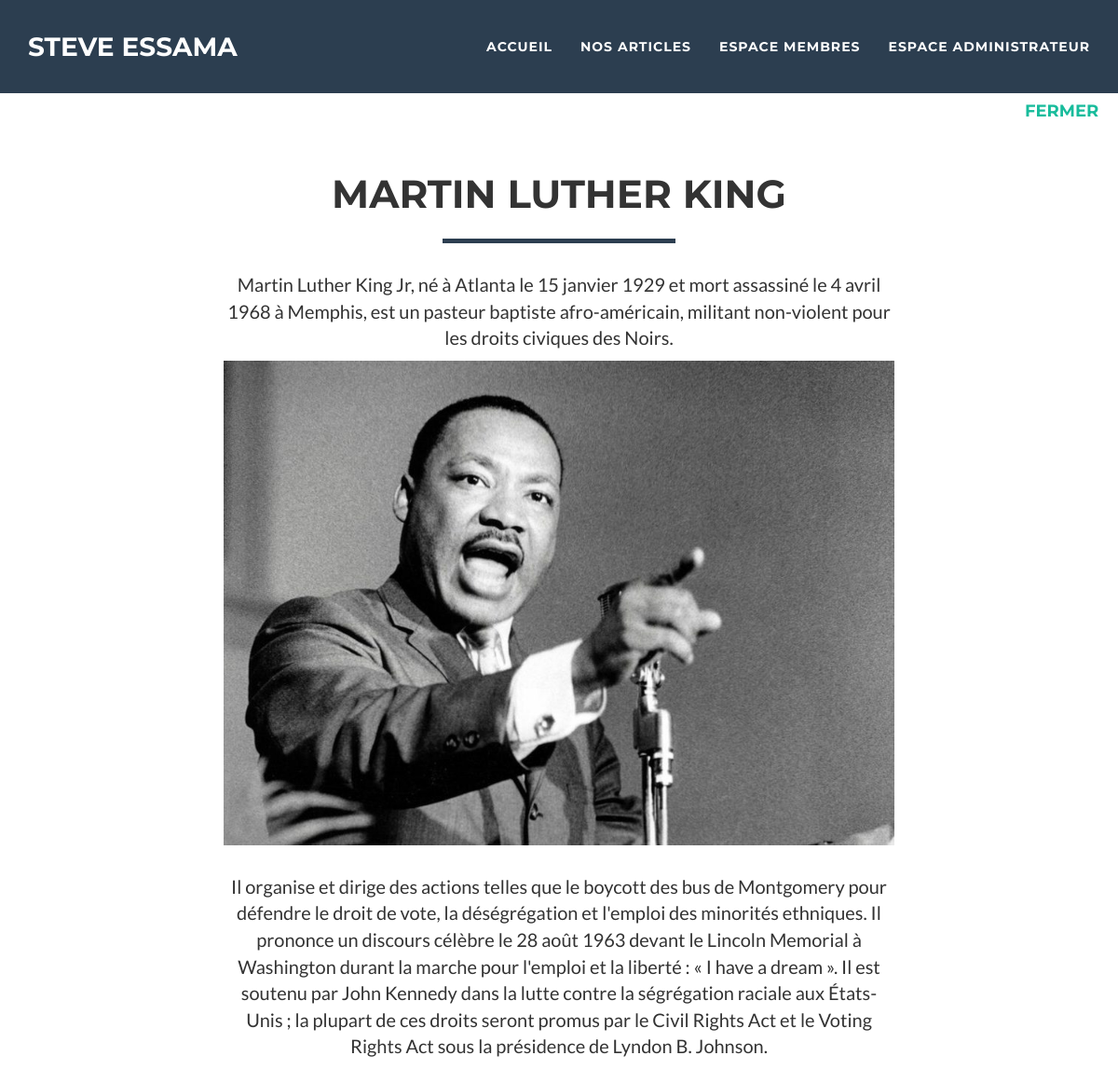
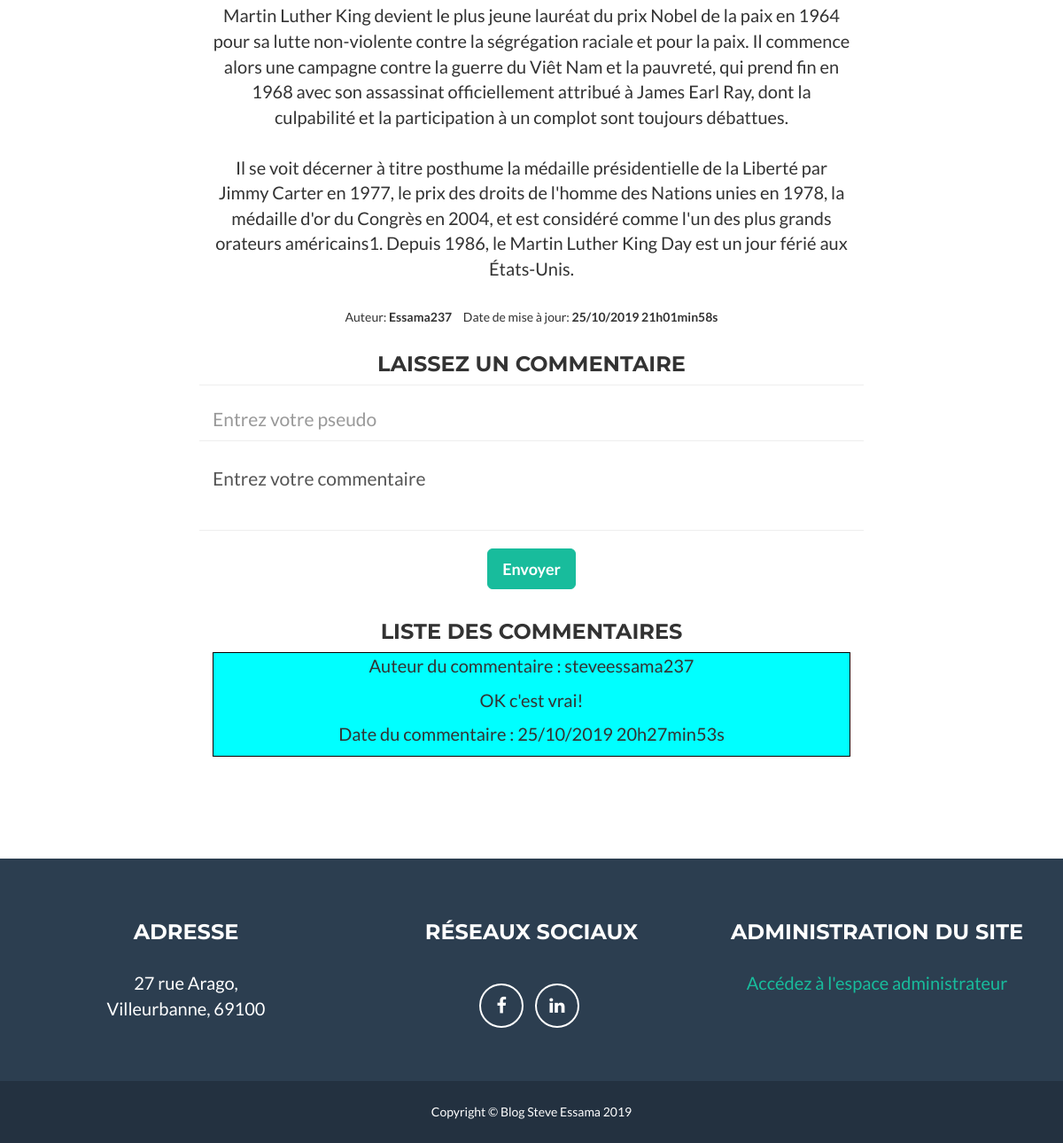
The page /index.php?action=post&id=1&titre=Martin Luther King on the database its author committed (2 pictures, top to bottom).
### tables this page shows
CREATE TABLE IF NOT EXISTS `articles` (
  `idPost` int(11) NOT NULL AUTO_INCREMENT,
  `titreArticle` char(50) NOT NULL,
  `pseudoAuteur` char(30) NOT NULL,
  `descriptifArticle` char(200) NOT NULL,
  `contenu` text NOT NULL,
  `dateModification` datetime NOT NULL DEFAULT CURRENT_TIMESTAMP,
  `imageArticle` char(50) NOT NULL,
  `nomImage` varchar(255) NOT NULL,
  PRIMARY KEY (`idPost`)
);

CREATE TABLE IF NOT EXISTS `commentaires` (
  `idCommentaire` int(11) NOT NULL AUTO_INCREMENT,
  `idPost` int(11) NOT NULL,
  `pseudoAuteur` char(50) NOT NULL,
  `contenuCommentaire` text NOT NULL,
  `dateCreation` datetime NOT NULL DEFAULT CURRENT_TIMESTAMP,
  `validation` int(10) DEFAULT NULL,
  PRIMARY KEY (`idCommentaire`),
  KEY `id_article` (`idPost`)
);

### controller/frontend.php (called while the page is built, shortened)
<?php
require_once ABSOLUTE_PATH."/model/NewsManager.php";
require_once ABSOLUTE_PATH."/model/news.php";
require_once ABSOLUTE_PATH."/model/CommentManager.php";
require_once ABSOLUTE_PATH."/model/comments.php";
function post()
{
    $post = new NewsManager();
    $news = $post->getPostById($_GET['id']);
    $commentManager = new CommentManager();
    $listComments = $commentManager->getListCommentById($_GET['id']);
    require ABSOLUTE_PATH.'/view/view_post.php';
}

### model/NewsManager.php (called while the page is built, shortened)
<?php
class NewsManager extends Manager
{
    public function getPostById($postId)
    {
        $db  = $this->dbconnect();
        $query = $db->prepare('SELECT titreArticle, pseudoAuteur, contenu, DATE_FORMAT(dateModification, "%d/%m/%Y %Hh%imin%ss") AS                                     dateModification, idPost, descriptifArticle, imageArticle FROM articles WHERE idPost = ?');
        $query->execute(array($postId));
        $resultDb = $query->fetch(PDO::FETCH_ASSOC);
        $post = new News();
        $post->hydrate($resultDb);
        return $post;
    }
}

### model/news.php (called while the page is built, shortened)
<?php
class News
{
    private $_idPost;
    private $_titreArticle;
    private $_pseudoAuteur;
    private $_descriptifArticle;
    private $_contenu;
    private $_dateModification;
    private $_imageArticle;
    public function hydrate(array $donnees)
    {
        foreach ($donnees as $key => $value) {
            $method = 'set' . ucfirst($key);
        }
    }
    public function getIdPost()
    {
        return $this->_idPost;
    }
    public function getTitreArticle()
    {
        return $this->_titreArticle;
    }
    public function getPseudoAuteur()
    {
        return $this->_pseudoAuteur;
    }
    public function getDescriptifArticle()
    {
        return $this->_descriptifArticle;
    }
    public function getContenu()
    {
        return $this->_contenu;
    }
    public function getDateModification()
    {
        return $this->_dateModification;
    }
    public function getImageArticle()
    {
        return $this->_imageArticle;
    }
    public function setIdPost($idPost)
    {
        $idPost = (int) $idPost;
        if ($idPost > 0) {
            $this->_idPost = $idPost;
        }
    }
    public function setTitreArticle($titreArticle)
    {
        if (is_string($titreArticle)) {
            $this->_titreArticle = $titreArticle;
        }
    }
    public function setPseudoAuteur($pseudoAuteur)
    {
        if (is_string($pseudoAuteur)) {
            $this->_pseudoAuteur = $pseudoAuteur;
        }
    }
    public function setDescriptifArticle($descriptifArticle)
    {
        if (is_string($descriptifArticle)) {
            $this->_descriptifArticle = $descriptifArticle;
        }
    }
    public function setContenu($contenu)
    {
        if (is_string($contenu)) {
            $this->_contenu = $contenu;
        }
    }
    public function setDateModification($dateModification)
    {
        $this->_dateModification = $dateModification;
    }
    public function setImageArticle($imageArticle)
    {
        $this->_imageArticle = $imageArticle;
    }
}

### model/CommentManager.php (called while the page is built, shortened)
<?php
class CommentManager extends Manager
{
    public function getListCommentById($idPost)
    {
        $db  = $this->dbconnect();
        $query = $db->prepare('SELECT idCommentaire, idPost, pseudoAuteur, contenuCommentaire, DATE_FORMAT(dateCreation, "%d/%m/%Y %Hh%imin%ss") AS                     dateCreation, validation FROM commentaires WHERE idPost = ? AND validation = 1  ');
        $query->execute(array($idPost));
        $comments = $query->fetchAll(PDO::FETCH_ASSOC);
        $listComments = array();
        foreach ($comments as $donnees)
        {
            $comments = new Comments();
            $comments->hydrate($donnees);
            $listComments[] = $comments;
        }
        return $listComments;
    }
}

### model/comments.php (called while the page is built, shortened)
<?php
class Comments
{
    private $_pseudoAuteur;
    private $_contenuCommentaire;
    private $_dateCreation;
    public function hydrate(array $donnees)
    {
        foreach ($donnees as $key => $value) {
            $method = 'set' . ucfirst($key);
        }
    }
    public function getPseudoAuteur()
    {
        return $this->_pseudoAuteur;
    }
    public function getContenuCommentaire()
    {
        return $this->_contenuCommentaire;
    }
    public function getDateCreation()
    {
        return $this->_dateCreation;
    }
    public function setIdCommentaire($idCommentaire)
    {
        $idCommentaire = (int) $idCommentaire;
    }
    public function setIdPost($idPost)
    {
        $idPost = (int) $idPost;
    }
    public function setPseudoAuteur($pseudoAuteur)
    {
        if (is_string($pseudoAuteur)) {
            $this->_pseudoAuteur = $pseudoAuteur;
        }
    }
    public function setContenuCommentaire($contenuCommentaire)
    {
        if (is_string($contenuCommentaire)) {
            $this->_contenuCommentaire = $contenuCommentaire;
        }
    }
    public function setDateCreation($dateCreation)
    {
        $this->_dateCreation = $dateCreation;
    }
    public function setValidation($validation)
    {
        $validation = (int) $validation;
    }
}

### view/view_post.php (the view, shortened to what this page needs)
<nav id="mainNav" class="navbar navbar-default navbar-fixed-top navbar-custom">
    <div class="container">
        <div class="navbar-header page-scroll">
            <a class="navbar-brand" href="#page-top">Steve Essama</a>
        </div>
        <div class="collapse navbar-collapse" id="bs-example-navbar-collapse-1">
            <?php if (!array_key_exists('success_connect', $_SESSION)): ?>
            <ul class="nav navbar-nav navbar-right">
                <li><a href="index.php">Accueil</a></li>
                <li class="page-scroll"><a href="index.php?action=listposts"> Nos articles </a></li>
                <li class="page_scroll"><a href="index.php?action=connection"> Espace membres </a></li>
                <li class="page_scroll"><a href="index.php?action=connect_admin"> Espace administrateur </a></li>
            </ul>
            <?php endif; ?>
        </div>
    </div>
</nav>
<div class="portfolio-modal" tabindex="-1">
    <div class="modal-content">
        <div class="close-modal">
            <a href="index.php?action=listposts">
                <h4>Fermer</h4>
            </a>
        </div>
        <div class="container">
            <div class="row">
                <div class="col-lg-8 col-lg-offset-2">
                    <div class="modal-body">
                        <h2><?= htmlspecialchars($news->getTitreArticle())?></h2>
                        <hr class="star-primary">
                        <p><?= htmlspecialchars($news->getDescriptifArticle())?></p>
                        <img src="<?= htmlspecialchars($news->getImageArticle())?>" class="img-responsive img-centered" alt="image_article">
                        <p><?= nl2br(htmlspecialchars($news->getContenu()))?></p>
                        <ul class="list-inline item-details">
                            <li>Auteur:
                                <strong><?= htmlspecialchars($news->getPseudoAuteur())?></strong>
                            </li>
                            <li>Date de mise à jour:
                                <strong><?= htmlspecialchars($news->getDateModification())?></strong>
                            </li>
                        </ul>
                        <h3>Laissez un commentaire </h3>
                        <form action="index.php?action=post&amp;id=<?= $news->getIdPost()?>" id="comment" method="post">
                            <div class="row control-group">
                                <div class="form-group col-xs-12 floating-label-form-group controls">
                                    <input required placeholder="Entrez votre pseudo" type="text" name="pseudo" class="form-control">
                                </div>
                            </div>
                            <div class="row control-group">
                                <div class="form-group col-xs-12 floating-label-form-group controls">
                                    <textarea name="user_comment" class="form-control">Entrez votre commentaire</textarea>
                                </div>
                            </div>
                            <br>
                            <div class="row">
                                <div class="form-group col-xs-12">
                                    <button type="submit" class="btn btn-success btn-lg" name="submit_comment">Envoyer</button>
                                </div>
                            </div>
                        </form>
                        <h3>Liste des commentaires</h3>
                        <?php
                        foreach($listComments as $comments)
                        {
                        ?>
                            <div style="border: 0.3px solid black;background-color:cyan;">
                            <p>Auteur du commentaire : <?= htmlspecialchars($comments->getPseudoAuteur())?></p>
                            <p><?= htmlspecialchars($comments->getContenuCommentaire())?></p>
                            <p>Date du commentaire : <?= htmlspecialchars($comments->getDateCreation())?></p>
                            </div>
                        <?php
                        }
                        ?>
                    </div>
                </div>
            </div>
        </div>
    </div>
</div>
<footer class="text-center">
    <div class="footer-above">
        <div class="container">
            <div class="row">
                <div class="footer-col col-md-4">
                    <h3>Adresse</h3>
                    <p>
                        27 rue Arago, <br>
                        Villeurbanne, 69100
                    </p>
                </div>
                <div class="footer-col col-md-4">
                    <h3>Réseaux sociaux</h3>
                    <ul class="list-inline">
                        <li>
                            <a href="https://openclassrooms.facebook.com/profile.php?id=100030215146732" class="btn-social btn-outline"><i class="fa fa-fw                                   fa-facebook"></i></a>
                        </li>
                        <li>
                            <a href="https://www.linkedin.com/in/essama-mgba-franck-steve-7a6227175/" class="btn-social btn-outline"><i class="fa fa-fw                                     fa-linkedin"></i></a>
                        </li>
                    </ul>
                </div>
                <div class="footer-col col-md-4">
                    <h3>Administration du site</h3>
                    <p>
                        <a href="index.php?action=connect_admin"> Accédez à l'espace administrateur </a>
                    </p>
                </div>
            </div>
        </div>
    </div>
    <div class="footer-below">
        <div class="container">
            <div class="row">
                <div class="col-lg-12">
                    Copyright &copy; Blog Steve Essama 2019
                </div>
            </div>
        </div>
    </div>
</footer>
<?php require('template.php');?>

### public/css/freelancer.css (style rules this page uses)
body { font-family: 'Lato', 'Helvetica Neue', Helvetica, Arial, sans-serif; overflow-x: hidden; }
p { font-size: 20px; }
a, a:hover, a:focus, a:active, a.active { color: #18BC9C; outline: none; }
h1, h2, h3, h4, h5, h6 { font-family: "Montserrat", "Helvetica Neue", Helvetica, Arial, sans-serif; text-transform: uppercase; font-weight: 700; }
hr.star-light, hr.star-primary { padding: 0; border: none; border-top: solid 5px; text-align: center; max-width: 250px; margin: 25px auto 30px; }
hr.star-light:after, hr.star-primary:after { content: "\f005"; font-family: FontAwesome; display: inline-block; position: relative; top: -0.8em; font-size: 2em; padding: 0 0.25em; }
hr.star-primary { border-color: #2C3E50; }
hr.star-primary:after { background-color: white; color: #2C3E50; }
.img-centered { margin: 0 auto; }
.navbar-custom { background: #2C3E50; font-family: "Montserrat", "Helvetica Neue", Helvetica, Arial, sans-serif; text-transform: uppercase; font-weight: 700; border: none; }
.navbar-custom .navbar-brand { color: white; }
.navbar-custom .navbar-nav { letter-spacing: 1px; }
.navbar-custom .navbar-nav li a { color: white; }
@media (min-width: 768px) { .navbar-custom { padding: 25px 0; -webkit-transition: padding 0.3s; -moz-transition: padding 0.3s; transition: padding 0.3s; } }
@media (min-width: 768px) { .navbar-custom .navbar-brand { font-size: 2em; -webkit-transition: all 0.3s; -moz-transition: all 0.3s; transition: all 0.3s; } }
.floating-label-form-group { position: relative; margin-bottom: 0; padding-bottom: 0.5em; border-bottom: 1px solid #eeeeee; }
.floating-label-form-group input, .floating-label-form-group textarea { z-index: 1; position: relative; padding-right: 0; padding-left: 0; border: none; border-radius: 0; font-size: 1.5em; background: none; box-shadow: none !important; resize: none; }
form .row:first-child .floating-label-form-group { border-top: 1px solid #eeeeee; }
footer { color: white; }
footer h3 { margin-bottom: 30px; }
footer .footer-above { padding-top: 50px; background-color: #2C3E50; }
footer .footer-col { margin-bottom: 50px; }
footer .footer-below { padding: 25px 0; background-color: #233140; }
.btn-outline { color: white; font-size: 20px; border: solid 2px white; background: transparent; transition: all 0.3s ease-in-out; margin-top: 15px; }
.btn-success { color: white; background-color: #18BC9C; border-color: #18BC9C; font-weight: 700; }
.btn-social { display: inline-block; height: 50px; width: 50px; border: 2px solid white; border-radius: 100%; text-align: center; font-size: 20px; line-height: 45px; }
.portfolio-modal .modal-content { border-radius: 0; background-clip: border-box; -webkit-box-shadow: none; box-shadow: none; border: none; min-height: 100%; padding: 100px 0; text-align: center; }
.portfolio-modal .modal-content h2 { margin: 0; font-size: 3em; }
.portfolio-modal .modal-content img { margin-bottom: 30px; }
.portfolio-modal .modal-content .item-details { margin: 30px 0; }
.portfolio-modal .close-modal { position: absolute; width: 75px; height: 75px; background-color: transparent; top: 25px; right: 25px; cursor: pointer; }
@media all and (min-width: 992px) and (max-width:1200px) { .close-modal { margin-top: 75px; } }
@media all and (min-width: 992px) and (max-width:1200px) { .modal-body { margin-top: 70px; } }

### rows shown on the page
articles: titreArticle "MARTIN LUTHER KING", descriptifArticle "Martin Luther King Jr, né à Atlanta le 15 janvier 1929 et mort assassiné le 4 avril 1968 à Memphis, est un pasteur baptiste afro-américain, militant non-violent pour les droits civiques des Noirs.", imageArticle (picture), contenu "Il organise et dirige des actions telles que le boycott des bus de Montgomery pour défendre le droit de vote, la déségrégation et l'emploi des minorités ethniques. Il prononce un discours célèbre le 28 août 1963 devant le Lincoln Memorial à Washington durant la marche pour l'emploi et la liberté : « I have a dream ». Il est soutenu par John Kennedy dans la lutte contre la ségrégation raciale aux États-Unis ; la plupart de ces droits seront promus par le Civil Rights Act et le Voting Rights Act sous la présidence de Lyndon B. Johnson. Martin Luther King devient le plus jeune lauréat du prix Nobel de la paix en 1964 pour sa lutte non-violente contre la ségrégation raciale et pour la paix. Il…", pseudoAuteur "Essama237"
commentaires: pseudoAuteur "steveessama237", contenuCommentaire "OK c'est vrai!", DateCreation "25/10/2019 20h27min53s"

### other values the page prints
$news->getDateModification() "25/10/2019 21h01min58s"
